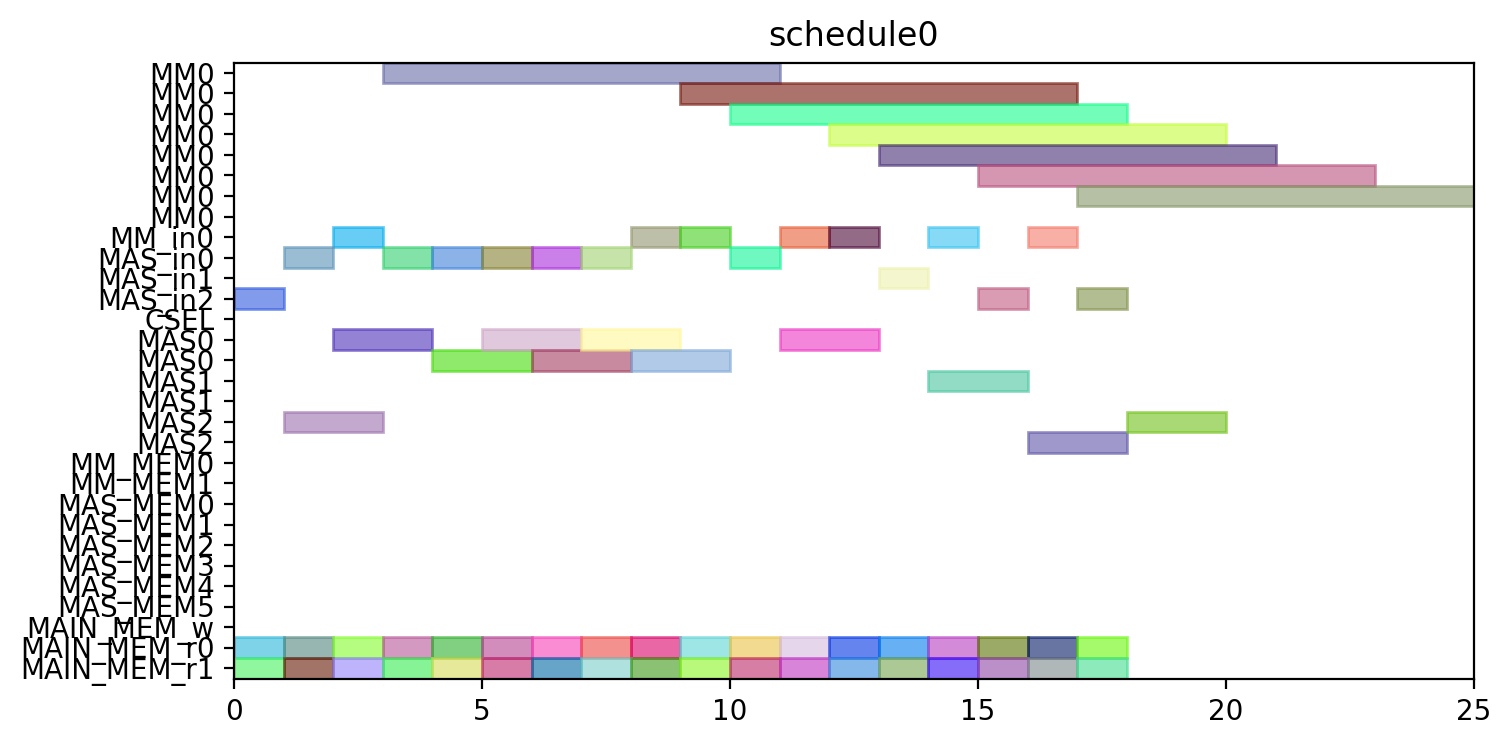

Here is the Python script that generated this plot:
from pyschedule import Scenario, solvers, plotters, alt


def solve():
	horizon = 120
	S = Scenario("schedule0", horizon=horizon)

	# resource
	MM = S.Resources('MM', num=1, size=8)
	MM_in = S.Resources('MM_in', num=1)
	MAS_in = S.Resources('MAS_in', num=3)
	CSEL = S.Resource('CSEL')
	MAS = S.Resources('MAS', num=3, size=2, periods=range(1, horizon))
	MM_MEM = S.Resources('MM_MEM', num=2)
	MAS_MEM = S.Resources('MAS_MEM', num=6)
	MAIN_MEM_w = S.Resource('MAIN_MEM_w', size=1)
	MAIN_MEM_r = S.Resources('MAIN_MEM_r', num=2)

	# result of previous scheduling

	# new tasks
	t0_t0 = S.Task('t0_t0', length=2, delay_cost=1)
	t0_t0 += alt(MAS)
	t0_t0_in = S.Task('t0_t0_in', length=1, delay_cost=1)
	t0_t0_in += alt(MAS_in)
	S += t0_t0_in*MAS_in[0]<=t0_t0*MAS[0]

	S += t0_t0_in*MAS_in[1]<=t0_t0*MAS[1]

	S += t0_t0_in*MAS_in[2]<=t0_t0*MAS[2]

	t0_t0_mem0 = S.Task('t0_t0_mem0', length=1, delay_cost=1)
	t0_t0_mem0 += MAIN_MEM_r[0]
	S += t0_t0_mem0 <= t0_t0

	t0_t0_mem1 = S.Task('t0_t0_mem1', length=1, delay_cost=1)
	t0_t0_mem1 += MAIN_MEM_r[1]
	S += t0_t0_mem1 <= t0_t0

	t0_t1 = S.Task('t0_t1', length=2, delay_cost=1)
	t0_t1 += alt(MAS)
	t0_t1_in = S.Task('t0_t1_in', length=1, delay_cost=1)
	t0_t1_in += alt(MAS_in)
	S += t0_t1_in*MAS_in[0]<=t0_t1*MAS[0]

	S += t0_t1_in*MAS_in[1]<=t0_t1*MAS[1]

	S += t0_t1_in*MAS_in[2]<=t0_t1*MAS[2]

	t0_t1_mem0 = S.Task('t0_t1_mem0', length=1, delay_cost=1)
	t0_t1_mem0 += MAIN_MEM_r[0]
	S += t0_t1_mem0 <= t0_t1

	t0_t1_mem1 = S.Task('t0_t1_mem1', length=1, delay_cost=1)
	t0_t1_mem1 += MAIN_MEM_r[1]
	S += t0_t1_mem1 <= t0_t1

	t0_t3 = S.Task('t0_t3', length=8, delay_cost=1)
	t0_t3 += alt(MM)
	t0_t3_in = S.Task('t0_t3_in', length=1, delay_cost=1)
	t0_t3_in += alt(MM_in)
	S += t0_t3_in*MM_in[0]<=t0_t3*MM[0]
	t0_t3_mem0 = S.Task('t0_t3_mem0', length=1, delay_cost=1)
	t0_t3_mem0 += MAIN_MEM_r[0]
	S += t0_t3_mem0 <= t0_t3

	t0_t3_mem1 = S.Task('t0_t3_mem1', length=1, delay_cost=1)
	t0_t3_mem1 += MAIN_MEM_r[1]
	S += t0_t3_mem1 <= t0_t3

	t1_t0 = S.Task('t1_t0', length=2, delay_cost=1)
	t1_t0 += alt(MAS)
	t1_t0_in = S.Task('t1_t0_in', length=1, delay_cost=1)
	t1_t0_in += alt(MAS_in)
	S += t1_t0_in*MAS_in[0]<=t1_t0*MAS[0]

	S += t1_t0_in*MAS_in[1]<=t1_t0*MAS[1]

	S += t1_t0_in*MAS_in[2]<=t1_t0*MAS[2]

	t1_t0_mem0 = S.Task('t1_t0_mem0', length=1, delay_cost=1)
	t1_t0_mem0 += MAIN_MEM_r[0]
	S += t1_t0_mem0 <= t1_t0

	t1_t0_mem1 = S.Task('t1_t0_mem1', length=1, delay_cost=1)
	t1_t0_mem1 += MAIN_MEM_r[1]
	S += t1_t0_mem1 <= t1_t0

	t1_t1 = S.Task('t1_t1', length=2, delay_cost=1)
	t1_t1 += alt(MAS)
	t1_t1_in = S.Task('t1_t1_in', length=1, delay_cost=1)
	t1_t1_in += alt(MAS_in)
	S += t1_t1_in*MAS_in[0]<=t1_t1*MAS[0]

	S += t1_t1_in*MAS_in[1]<=t1_t1*MAS[1]

	S += t1_t1_in*MAS_in[2]<=t1_t1*MAS[2]

	t1_t1_mem0 = S.Task('t1_t1_mem0', length=1, delay_cost=1)
	t1_t1_mem0 += MAIN_MEM_r[0]
	S += t1_t1_mem0 <= t1_t1

	t1_t1_mem1 = S.Task('t1_t1_mem1', length=1, delay_cost=1)
	t1_t1_mem1 += MAIN_MEM_r[1]
	S += t1_t1_mem1 <= t1_t1

	t1_t3 = S.Task('t1_t3', length=8, delay_cost=1)
	t1_t3 += alt(MM)
	t1_t3_in = S.Task('t1_t3_in', length=1, delay_cost=1)
	t1_t3_in += alt(MM_in)
	S += t1_t3_in*MM_in[0]<=t1_t3*MM[0]
	t1_t3_mem0 = S.Task('t1_t3_mem0', length=1, delay_cost=1)
	t1_t3_mem0 += MAIN_MEM_r[0]
	S += t1_t3_mem0 <= t1_t3

	t1_t3_mem1 = S.Task('t1_t3_mem1', length=1, delay_cost=1)
	t1_t3_mem1 += MAIN_MEM_r[1]
	S += t1_t3_mem1 <= t1_t3

	t2_t2 = S.Task('t2_t2', length=2, delay_cost=1)
	t2_t2 += alt(MAS)
	t2_t2_in = S.Task('t2_t2_in', length=1, delay_cost=1)
	t2_t2_in += alt(MAS_in)
	S += t2_t2_in*MAS_in[0]<=t2_t2*MAS[0]

	S += t2_t2_in*MAS_in[1]<=t2_t2*MAS[1]

	S += t2_t2_in*MAS_in[2]<=t2_t2*MAS[2]

	t2_t2_mem0 = S.Task('t2_t2_mem0', length=1, delay_cost=1)
	t2_t2_mem0 += MAIN_MEM_r[0]
	S += t2_t2_mem0 <= t2_t2

	t2_t2_mem1 = S.Task('t2_t2_mem1', length=1, delay_cost=1)
	t2_t2_mem1 += MAIN_MEM_r[1]
	S += t2_t2_mem1 <= t2_t2

	t5_t0 = S.Task('t5_t0', length=8, delay_cost=1)
	t5_t0 += alt(MM)
	t5_t0_in = S.Task('t5_t0_in', length=1, delay_cost=1)
	t5_t0_in += alt(MM_in)
	S += t5_t0_in*MM_in[0]<=t5_t0*MM[0]
	t5_t0_mem0 = S.Task('t5_t0_mem0', length=1, delay_cost=1)
	t5_t0_mem0 += MAIN_MEM_r[0]
	S += t5_t0_mem0 <= t5_t0

	t5_t0_mem1 = S.Task('t5_t0_mem1', length=1, delay_cost=1)
	t5_t0_mem1 += MAIN_MEM_r[1]
	S += t5_t0_mem1 <= t5_t0

	t5_t1 = S.Task('t5_t1', length=8, delay_cost=1)
	t5_t1 += alt(MM)
	t5_t1_in = S.Task('t5_t1_in', length=1, delay_cost=1)
	t5_t1_in += alt(MM_in)
	S += t5_t1_in*MM_in[0]<=t5_t1*MM[0]
	t5_t1_mem0 = S.Task('t5_t1_mem0', length=1, delay_cost=1)
	t5_t1_mem0 += MAIN_MEM_r[0]
	S += t5_t1_mem0 <= t5_t1

	t5_t1_mem1 = S.Task('t5_t1_mem1', length=1, delay_cost=1)
	t5_t1_mem1 += MAIN_MEM_r[1]
	S += t5_t1_mem1 <= t5_t1

	t5_t2 = S.Task('t5_t2', length=2, delay_cost=1)
	t5_t2 += alt(MAS)
	t5_t2_in = S.Task('t5_t2_in', length=1, delay_cost=1)
	t5_t2_in += alt(MAS_in)
	S += t5_t2_in*MAS_in[0]<=t5_t2*MAS[0]

	S += t5_t2_in*MAS_in[1]<=t5_t2*MAS[1]

	S += t5_t2_in*MAS_in[2]<=t5_t2*MAS[2]

	t5_t2_mem0 = S.Task('t5_t2_mem0', length=1, delay_cost=1)
	t5_t2_mem0 += MAIN_MEM_r[0]
	S += t5_t2_mem0 <= t5_t2

	t5_t2_mem1 = S.Task('t5_t2_mem1', length=1, delay_cost=1)
	t5_t2_mem1 += MAIN_MEM_r[1]
	S += t5_t2_mem1 <= t5_t2

	t5_t3 = S.Task('t5_t3', length=2, delay_cost=1)
	t5_t3 += alt(MAS)
	t5_t3_in = S.Task('t5_t3_in', length=1, delay_cost=1)
	t5_t3_in += alt(MAS_in)
	S += t5_t3_in*MAS_in[0]<=t5_t3*MAS[0]

	S += t5_t3_in*MAS_in[1]<=t5_t3*MAS[1]

	S += t5_t3_in*MAS_in[2]<=t5_t3*MAS[2]

	t5_t3_mem0 = S.Task('t5_t3_mem0', length=1, delay_cost=1)
	t5_t3_mem0 += MAIN_MEM_r[0]
	S += t5_t3_mem0 <= t5_t3

	t5_t3_mem1 = S.Task('t5_t3_mem1', length=1, delay_cost=1)
	t5_t3_mem1 += MAIN_MEM_r[1]
	S += t5_t3_mem1 <= t5_t3

	t7_t0 = S.Task('t7_t0', length=2, delay_cost=1)
	t7_t0 += alt(MAS)
	t7_t0_in = S.Task('t7_t0_in', length=1, delay_cost=1)
	t7_t0_in += alt(MAS_in)
	S += t7_t0_in*MAS_in[0]<=t7_t0*MAS[0]

	S += t7_t0_in*MAS_in[1]<=t7_t0*MAS[1]

	S += t7_t0_in*MAS_in[2]<=t7_t0*MAS[2]

	t7_t0_mem0 = S.Task('t7_t0_mem0', length=1, delay_cost=1)
	t7_t0_mem0 += MAIN_MEM_r[0]
	S += t7_t0_mem0 <= t7_t0

	t7_t0_mem1 = S.Task('t7_t0_mem1', length=1, delay_cost=1)
	t7_t0_mem1 += MAIN_MEM_r[1]
	S += t7_t0_mem1 <= t7_t0

	t7_t1 = S.Task('t7_t1', length=2, delay_cost=1)
	t7_t1 += alt(MAS)
	t7_t1_in = S.Task('t7_t1_in', length=1, delay_cost=1)
	t7_t1_in += alt(MAS_in)
	S += t7_t1_in*MAS_in[0]<=t7_t1*MAS[0]

	S += t7_t1_in*MAS_in[1]<=t7_t1*MAS[1]

	S += t7_t1_in*MAS_in[2]<=t7_t1*MAS[2]

	t7_t1_mem0 = S.Task('t7_t1_mem0', length=1, delay_cost=1)
	t7_t1_mem0 += MAIN_MEM_r[0]
	S += t7_t1_mem0 <= t7_t1

	t7_t1_mem1 = S.Task('t7_t1_mem1', length=1, delay_cost=1)
	t7_t1_mem1 += MAIN_MEM_r[1]
	S += t7_t1_mem1 <= t7_t1

	t7_t3 = S.Task('t7_t3', length=8, delay_cost=1)
	t7_t3 += alt(MM)
	t7_t3_in = S.Task('t7_t3_in', length=1, delay_cost=1)
	t7_t3_in += alt(MM_in)
	S += t7_t3_in*MM_in[0]<=t7_t3*MM[0]
	t7_t3_mem0 = S.Task('t7_t3_mem0', length=1, delay_cost=1)
	t7_t3_mem0 += MAIN_MEM_r[0]
	S += t7_t3_mem0 <= t7_t3

	t7_t3_mem1 = S.Task('t7_t3_mem1', length=1, delay_cost=1)
	t7_t3_mem1 += MAIN_MEM_r[1]
	S += t7_t3_mem1 <= t7_t3

	t10_t0 = S.Task('t10_t0', length=8, delay_cost=1)
	t10_t0 += alt(MM)
	t10_t0_in = S.Task('t10_t0_in', length=1, delay_cost=1)
	t10_t0_in += alt(MM_in)
	S += t10_t0_in*MM_in[0]<=t10_t0*MM[0]
	t10_t0_mem0 = S.Task('t10_t0_mem0', length=1, delay_cost=1)
	t10_t0_mem0 += MAIN_MEM_r[0]
	S += t10_t0_mem0 <= t10_t0

	t10_t0_mem1 = S.Task('t10_t0_mem1', length=1, delay_cost=1)
	t10_t0_mem1 += MAIN_MEM_r[1]
	S += t10_t0_mem1 <= t10_t0

	t10_t1 = S.Task('t10_t1', length=8, delay_cost=1)
	t10_t1 += alt(MM)
	t10_t1_in = S.Task('t10_t1_in', length=1, delay_cost=1)
	t10_t1_in += alt(MM_in)
	S += t10_t1_in*MM_in[0]<=t10_t1*MM[0]
	t10_t1_mem0 = S.Task('t10_t1_mem0', length=1, delay_cost=1)
	t10_t1_mem0 += MAIN_MEM_r[0]
	S += t10_t1_mem0 <= t10_t1

	t10_t1_mem1 = S.Task('t10_t1_mem1', length=1, delay_cost=1)
	t10_t1_mem1 += MAIN_MEM_r[1]
	S += t10_t1_mem1 <= t10_t1

	t10_t2 = S.Task('t10_t2', length=2, delay_cost=1)
	t10_t2 += alt(MAS)
	t10_t2_in = S.Task('t10_t2_in', length=1, delay_cost=1)
	t10_t2_in += alt(MAS_in)
	S += t10_t2_in*MAS_in[0]<=t10_t2*MAS[0]

	S += t10_t2_in*MAS_in[1]<=t10_t2*MAS[1]

	S += t10_t2_in*MAS_in[2]<=t10_t2*MAS[2]

	t10_t2_mem0 = S.Task('t10_t2_mem0', length=1, delay_cost=1)
	t10_t2_mem0 += MAIN_MEM_r[0]
	S += t10_t2_mem0 <= t10_t2

	t10_t2_mem1 = S.Task('t10_t2_mem1', length=1, delay_cost=1)
	t10_t2_mem1 += MAIN_MEM_r[1]
	S += t10_t2_mem1 <= t10_t2

	t10_t3 = S.Task('t10_t3', length=2, delay_cost=1)
	t10_t3 += alt(MAS)
	t10_t3_in = S.Task('t10_t3_in', length=1, delay_cost=1)
	t10_t3_in += alt(MAS_in)
	S += t10_t3_in*MAS_in[0]<=t10_t3*MAS[0]

	S += t10_t3_in*MAS_in[1]<=t10_t3*MAS[1]

	S += t10_t3_in*MAS_in[2]<=t10_t3*MAS[2]

	t10_t3_mem0 = S.Task('t10_t3_mem0', length=1, delay_cost=1)
	t10_t3_mem0 += MAIN_MEM_r[0]
	S += t10_t3_mem0 <= t10_t3

	t10_t3_mem1 = S.Task('t10_t3_mem1', length=1, delay_cost=1)
	t10_t3_mem1 += MAIN_MEM_r[1]
	S += t10_t3_mem1 <= t10_t3

	solvers.mip.solve(S,msg=1,kind='CPLEX',ratio_gap=1.01)

	solution = [['hoge']*len(S.solution()[1]) for i in range(len(S.solution()))]
	for i in range(len(S.solution())):
		for j in range(len(S.solution()[i])):
			solution[i][j]=str(S.solution()[i][j])
	print(solution)

	cycles = int(solution[-1][3])

	pic_file_name = "/mnt/rose/usr1/fukuda/ABE/multiRAM_multiMAS_16mux/scheduling_result/stage8MM1_stage2MAS3/EP2_DBL_w_EVAL/schedule0.png"
	if(S.solution() != []):
		plotters.matplotlib.plot(S,img_filename=pic_file_name, show_task_labels=False, fig_size=(cycles*0.25+3, 4))

	return solution
